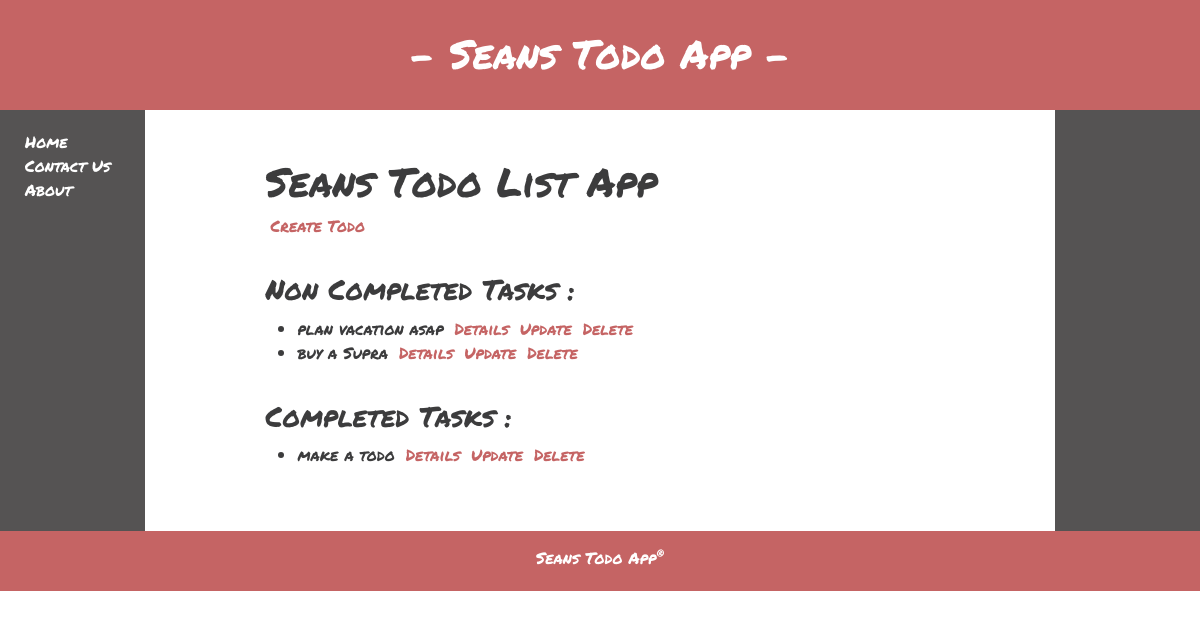
Before: / with the older database file.
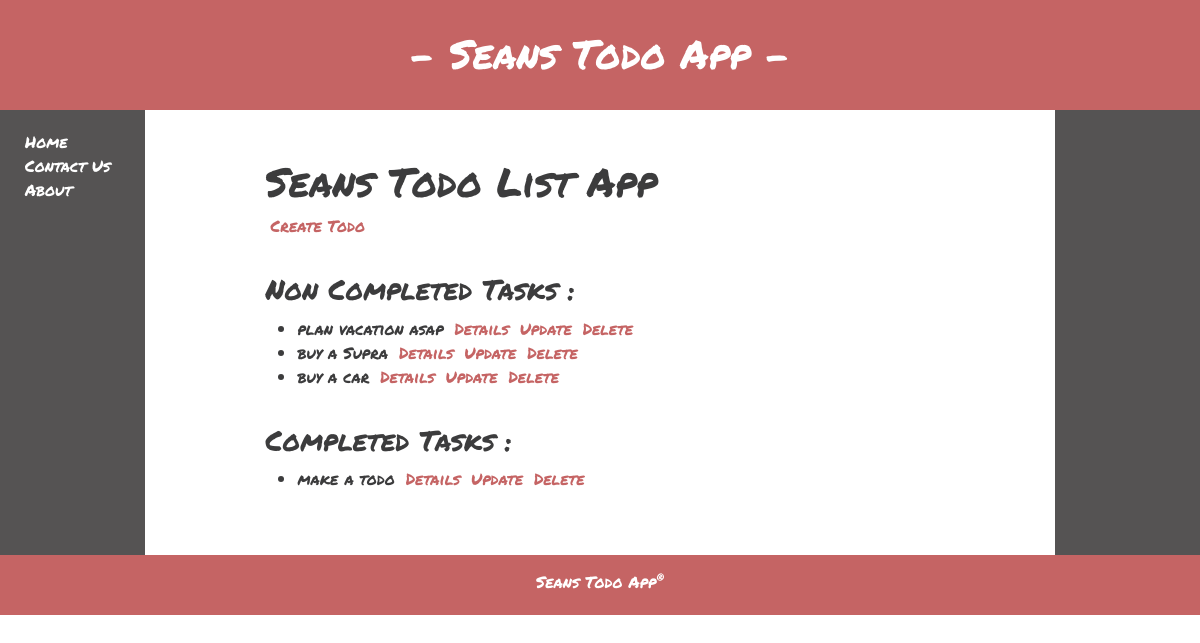
After: the same page with the newer database file.
### todo_app/models.py (models this page shows)
class Todo(models.Model):
    title = models.CharField(max_length=30)
    description = models.CharField(max_length=200, null=True, blank=True)
    priority = models.CharField(max_length=6, choices=CHOICES)
    complete = models.BooleanField(default=False)
    created = models.DateTimeField(auto_now_add=True)
    updated = models.DateTimeField(auto_now=True)
    def __str__(self):
        return self.title

### todo_app/views.py (the view)
# urls.py: path('', Index.as_view(), name='index'),
class Index(ListView):
    model = Todo
    template_name = 'todo_app/index.html'
    context_object_name = 'todos'

### todo_app/templates/todo_app/index.html (shortened to what this page needs)
{% extends 'todo_app/base.html' %}
{% load static %}
{% block content %}
    <h1>Seans Todo List App</h1>
    <a href="{% url 'create' %}">Create Todo</a>
    <h3>Non Completed Tasks :</h3>
    <ul>
    {% for todo in todos %}
        {% if todo.complete == False %}
            <li>
                {{todo}}
                <a href="{% url 'todo' todo.id %}">Details</a>
                <a href="{% url 'update' todo.id %}">Update</a>
                <a href="{% url 'delete' todo.id %}">Delete</a>
            </li>
        {% endif %}
    {% endfor %}
    </ul>
    <h3>Completed Tasks :</h3>
    <ul>
    {% for todo in todos %}
        {% if todo.complete == True %}
            <li>
                {{todo}}
                <a href="{% url 'todo' todo.id %}">Details</a>
                <a href="{% url 'update' todo.id %}">Update</a>
                <a href="{% url 'delete' todo.id %}">Delete</a>
            </li>
        {% endif %}
    {% endfor %}
    </ul>
{% endblock content %}

### todo_app/templates/todo_app/base.html (shortened to what this page needs)
{% load static %}
<!DOCTYPE html>
<html lang="en">
<head>
    <link href="https://cdn.jsdelivr.net/npm/bootstrap@5.1.3/dist/css/bootstrap.min.css" rel="stylesheet"
>
    <link rel="stylesheet" href="{% static 'todo_app/stylesheet.css' %}">
</head>
<header>
    <h1 class="rounded-pill" >- Seans Todo App -</h1>
</header>
<body>
    <main>
        <div class="menu section">
            <a href="#">Home</a><br>
            <a href="#">Contact Us</a><br>
            <a href="#">About</a><br>
        </div>
        <div class="center section">
        {% block content %}
        {% endblock content %}
        </div>
        <div class="right section">
        </div>
    </main>
    <footer>
        <p>Seans Todo App<sup>&reg;</sup></p>
    </footer>
</body>
</html>

### todo_app/static/todo_app/stylesheet.css (style rules this page uses)
body { display:flex; flex-direction: column; height: 750px; font-family: 'Permanent Marker', cursive; background-color: rgb(255, 255, 255); color: rgb(60, 60, 61); }
header { text-align: center; color:white; height: 110px; padding: 30px; background-color: rgb(197, 100, 100); }
main { display: flex; justify-content: space-between; width: 100%; }
.section { flex-basis: 100%; padding: 20px; }
.menu { flex-shrink: 3; background-color: rgb(85, 83, 83); color: white; }
.center { padding: 4% 10%; flex-shrink: 1; }
.right { flex-shrink: 3; background-color: rgb(85, 83, 83); color: white; }
footer { text-align: center; color:white; height: 60px; padding-top: 15px; background-color: rgb(197, 100, 100); }
a { margin-top: 10px; margin-left: 5px; text-decoration: none; color: rgb(197, 100, 100) }
h3 { margin-top: 35px; margin-bottom: 10px; }
.menu a { color: white; }

Changed rows visible on the page:
added Todo: title "buy a car", shown under "Non Completed Tasks :"
